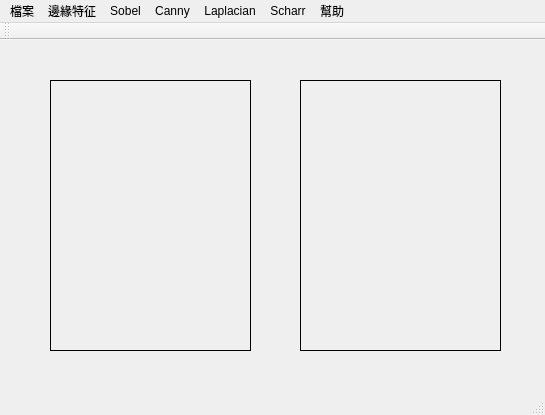
<?xml version="1.0" encoding="UTF-8"?>
<ui version="4.0">
 <class>MainWindow</class>
 <widget class="QMainWindow" name="MainWindow">
  <property name="geometry">
   <rect>
    <x>0</x>
    <y>0</y>
    <width>545</width>
    <height>415</height>
   </rect>
  </property>
  <property name="windowTitle">
   <string>IEDLS</string>
  </property>
  <widget class="QWidget" name="centralWidget">
   <widget class="QLabel" name="label1">
    <property name="geometry">
     <rect>
      <x>50</x>
      <y>40</y>
      <width>201</width>
      <height>271</height>
     </rect>
    </property>
    <property name="frameShape">
     <enum>QFrame::Box</enum>
    </property>
    <property name="text">
     <string/>
    </property>
   </widget>
   <widget class="QLabel" name="label2">
    <property name="geometry">
     <rect>
      <x>300</x>
      <y>40</y>
      <width>201</width>
      <height>271</height>
     </rect>
    </property>
    <property name="frameShape">
     <enum>QFrame::Box</enum>
    </property>
    <property name="text">
     <string/>
    </property>
   </widget>
  </widget>
  <widget class="QMenuBar" name="menuBar">
   <property name="geometry">
    <rect>
     <x>0</x>
     <y>0</y>
     <width>545</width>
     <height>23</height>
    </rect>
   </property>
   <widget class="QMenu" name="menu">
    <property name="title">
     <string>檔案</string>
    </property>
    <addaction name="openLenaJpg"/>
    <addaction name="openCustomeFile"/>
    <addaction name="restoreFile"/>
    <addaction name="exitSystem"/>
   </widget>
   <widget class="QMenu" name="menu_2">
    <property name="title">
     <string>幫助</string>
    </property>
    <addaction name="copyright"/>
    <addaction name="about"/>
   </widget>
   <widget class="QMenu" name="menu_3">
    <property name="title">
     <string>邊緣特征</string>
    </property>
    <addaction name="separator"/>
    <addaction name="actionSobel"/>
    <addaction name="actionCanny"/>
    <addaction name="actionLaplacian"/>
    <addaction name="actionScharr"/>
   </widget>
   <widget class="QMenu" name="menuSobel">
    <property name="title">
     <string>Sobel</string>
    </property>
    <widget class="QMenu" name="menu_4">
     <property name="title">
      <string>方向</string>
     </property>
     <addaction name="actionDx"/>
     <addaction name="actionDy"/>
     <addaction name="actionDx_dy"/>
    </widget>
    <widget class="QMenu" name="menuKsize">
     <property name="title">
      <string>Ksize大小</string>
     </property>
     <addaction name="separator"/>
     <addaction name="action1"/>
     <addaction name="action3"/>
     <addaction name="action5"/>
     <addaction name="action7"/>
    </widget>
    <widget class="QMenu" name="menuScale">
     <property name="title">
      <string>scale縮放因子</string>
     </property>
     <addaction name="action1_2"/>
     <addaction name="action0_5"/>
     <addaction name="action2"/>
    </widget>
    <widget class="QMenu" name="menuDelta">
     <property name="title">
      <string>delta值</string>
     </property>
     <addaction name="actionDelta_0"/>
     <addaction name="actionDelta_1"/>
     <addaction name="actionDelta_2"/>
    </widget>
    <addaction name="menu_4"/>
    <addaction name="menuKsize"/>
    <addaction name="menuScale"/>
    <addaction name="menuDelta"/>
   </widget>
   <widget class="QMenu" name="menuCanny">
    <property name="title">
     <string>Canny</string>
    </property>
    <widget class="QMenu" name="menuApertureSize">
     <property name="title">
      <string>apertureSize</string>
     </property>
     <addaction name="actionAs_4"/>
     <addaction name="actionAs_1"/>
     <addaction name="actionAs_3"/>
    </widget>
    <widget class="QMenu" name="menuL2gradient">
     <property name="title">
      <string>L2gradient</string>
     </property>
     <addaction name="actionFalse"/>
     <addaction name="actionTrue"/>
    </widget>
    <widget class="QMenu" name="menuThreshold1">
     <property name="title">
      <string>threshold1</string>
     </property>
     <addaction name="action50"/>
     <addaction name="action100"/>
    </widget>
    <widget class="QMenu" name="menuThreshold2">
     <property name="title">
      <string>threshold2</string>
     </property>
     <addaction name="action150"/>
     <addaction name="action200"/>
    </widget>
    <addaction name="menuThreshold1"/>
    <addaction name="menuThreshold2"/>
    <addaction name="menuApertureSize"/>
    <addaction name="menuL2gradient"/>
   </widget>
   <widget class="QMenu" name="menuLaplacian">
    <property name="title">
     <string>Laplacian</string>
    </property>
    <widget class="QMenu" name="menuKsize_2">
     <property name="title">
      <string>ksize</string>
     </property>
     <addaction name="actionKsize_1"/>
     <addaction name="actionKsize_3"/>
     <addaction name="actionKsize_5"/>
    </widget>
    <widget class="QMenu" name="menuScale_2">
     <property name="title">
      <string>scale</string>
     </property>
     <addaction name="actionScale_1"/>
     <addaction name="actionScale_0_5"/>
     <addaction name="actionScale_3"/>
    </widget>
    <widget class="QMenu" name="menuDelta_2">
     <property name="title">
      <string>delta</string>
     </property>
     <addaction name="actionDelta_4"/>
     <addaction name="actionDelta_50"/>
     <addaction name="actionDelta_100"/>
    </widget>
    <addaction name="menuKsize_2"/>
    <addaction name="menuScale_2"/>
    <addaction name="menuDelta_2"/>
   </widget>
   <widget class="QMenu" name="menuScharr">
    <property name="title">
     <string>Scharr</string>
    </property>
    <widget class="QMenu" name="menu_5">
     <property name="title">
      <string>方向</string>
     </property>
     <addaction name="actionX"/>
     <addaction name="actionY"/>
    </widget>
    <widget class="QMenu" name="menuScale_3">
     <property name="title">
      <string>scale</string>
     </property>
     <addaction name="actionSscale_1"/>
     <addaction name="actionSscale_0_5"/>
     <addaction name="actionSscale_2"/>
    </widget>
    <widget class="QMenu" name="menuDelta_3">
     <property name="title">
      <string>delta</string>
     </property>
     <addaction name="actionSdelta_0"/>
     <addaction name="actionSdelta_50"/>
     <addaction name="actionSdelta_100"/>
    </widget>
    <addaction name="menu_5"/>
    <addaction name="menuScale_3"/>
    <addaction name="menuDelta_3"/>
   </widget>
   <addaction name="menu"/>
   <addaction name="menu_3"/>
   <addaction name="menuSobel"/>
   <addaction name="menuCanny"/>
   <addaction name="menuLaplacian"/>
   <addaction name="menuScharr"/>
   <addaction name="menu_2"/>
  </widget>
  <widget class="QToolBar" name="mainToolBar">
   <attribute name="toolBarArea">
    <enum>TopToolBarArea</enum>
   </attribute>
   <attribute name="toolBarBreak">
    <bool>false</bool>
   </attribute>
  </widget>
  <widget class="QStatusBar" name="statusBar"/>
  <action name="openLenaJpg">
   <property name="text">
    <string>開啟測試檔案（lena.jpg)</string>
   </property>
  </action>
  <action name="openCustomeFile">
   <property name="text">
    <string>開啟自訂檔案</string>
   </property>
  </action>
  <action name="restoreFile">
   <property name="text">
    <string>復原</string>
   </property>
  </action>
  <action name="exitSystem">
   <property name="text">
    <string>離開</string>
   </property>
  </action>
  <action name="copyright">
   <property name="text">
    <string>版權</string>
   </property>
  </action>
  <action name="about">
   <property name="text">
    <string>關於</string>
   </property>
  </action>
  <action name="actionSobel">
   <property name="text">
    <string>Sobel</string>
   </property>
  </action>
  <action name="actionCanny">
   <property name="text">
    <string>Canny</string>
   </property>
  </action>
  <action name="actionLaplacian">
   <property name="text">
    <string>Laplacian</string>
   </property>
  </action>
  <action name="actionDx">
   <property name="text">
    <string>dx</string>
   </property>
  </action>
  <action name="actionDy">
   <property name="text">
    <string>dy</string>
   </property>
  </action>
  <action name="actionDx_dy">
   <property name="text">
    <string>dx&amp;&amp;dy</string>
   </property>
  </action>
  <action name="action1">
   <property name="text">
    <string>size=1</string>
   </property>
  </action>
  <action name="action3">
   <property name="text">
    <string>size=3</string>
   </property>
  </action>
  <action name="action5">
   <property name="text">
    <string>size=5</string>
   </property>
  </action>
  <action name="action7">
   <property name="text">
    <string>size=7</string>
   </property>
  </action>
  <action name="action1_2">
   <property name="text">
    <string>scale=1</string>
   </property>
  </action>
  <action name="action0_5">
   <property name="text">
    <string>scale=0.5</string>
   </property>
  </action>
  <action name="action2">
   <property name="text">
    <string>scale=2</string>
   </property>
  </action>
  <action name="actionDelta_1">
   <property name="text">
    <string>delta=50</string>
   </property>
  </action>
  <action name="actionDelta_0">
   <property name="text">
    <string>delta=0</string>
   </property>
  </action>
  <action name="actionDelta_2">
   <property name="text">
    <string>delta=100</string>
   </property>
  </action>
  <action name="actionAs_1">
   <property name="text">
    <string>as=5</string>
   </property>
  </action>
  <action name="actionAs_3">
   <property name="text">
    <string>as=7</string>
   </property>
  </action>
  <action name="actionAs_4">
   <property name="text">
    <string>as=3</string>
   </property>
  </action>
  <action name="actionFalse">
   <property name="text">
    <string>false</string>
   </property>
  </action>
  <action name="actionTrue">
   <property name="text">
    <string>true</string>
   </property>
  </action>
  <action name="action50">
   <property name="text">
    <string>t1=50</string>
   </property>
  </action>
  <action name="action150">
   <property name="text">
    <string>t2=150</string>
   </property>
  </action>
  <action name="action200">
   <property name="text">
    <string>t2=200</string>
   </property>
  </action>
  <action name="action100">
   <property name="text">
    <string>t1=100</string>
   </property>
  </action>
  <action name="actionKsize_1">
   <property name="text">
    <string>ksize=1</string>
   </property>
  </action>
  <action name="actionKsize_3">
   <property name="text">
    <string>ksize=3</string>
   </property>
  </action>
  <action name="actionKsize_5">
   <property name="text">
    <string>ksize=5</string>
   </property>
  </action>
  <action name="actionScale_1">
   <property name="text">
    <string>lscale=1</string>
   </property>
  </action>
  <action name="actionScale_0_5">
   <property name="text">
    <string>lscale=0.5</string>
   </property>
  </action>
  <action name="actionScale_3">
   <property name="text">
    <string>lscale=2</string>
   </property>
  </action>
  <action name="actionDelta_4">
   <property name="text">
    <string>ldelta=0</string>
   </property>
  </action>
  <action name="actionDelta_50">
   <property name="text">
    <string>ldelta=50</string>
   </property>
  </action>
  <action name="actionDelta_100">
   <property name="text">
    <string>ldelta=100</string>
   </property>
  </action>
  <action name="actionX">
   <property name="text">
    <string>x</string>
   </property>
  </action>
  <action name="actionY">
   <property name="text">
    <string>y</string>
   </property>
  </action>
  <action name="actionSscale_1">
   <property name="text">
    <string>sscale=1</string>
   </property>
  </action>
  <action name="actionSscale_0_5">
   <property name="text">
    <string>sscale=0.5</string>
   </property>
  </action>
  <action name="actionSscale_2">
   <property name="text">
    <string>sscale=2</string>
   </property>
  </action>
  <action name="actionSdelta_0">
   <property name="text">
    <string>sdelta=0</string>
   </property>
  </action>
  <action name="actionSdelta_50">
   <property name="text">
    <string>sdelta=50</string>
   </property>
  </action>
  <action name="actionSdelta_100">
   <property name="text">
    <string>sdelta=100</string>
   </property>
  </action>
  <action name="actionScharr">
   <property name="text">
    <string>Scharr</string>
   </property>
  </action>
 </widget>
 <layoutdefault spacing="6" margin="11"/>
 <resources/>
 <connections/>
</ui>
